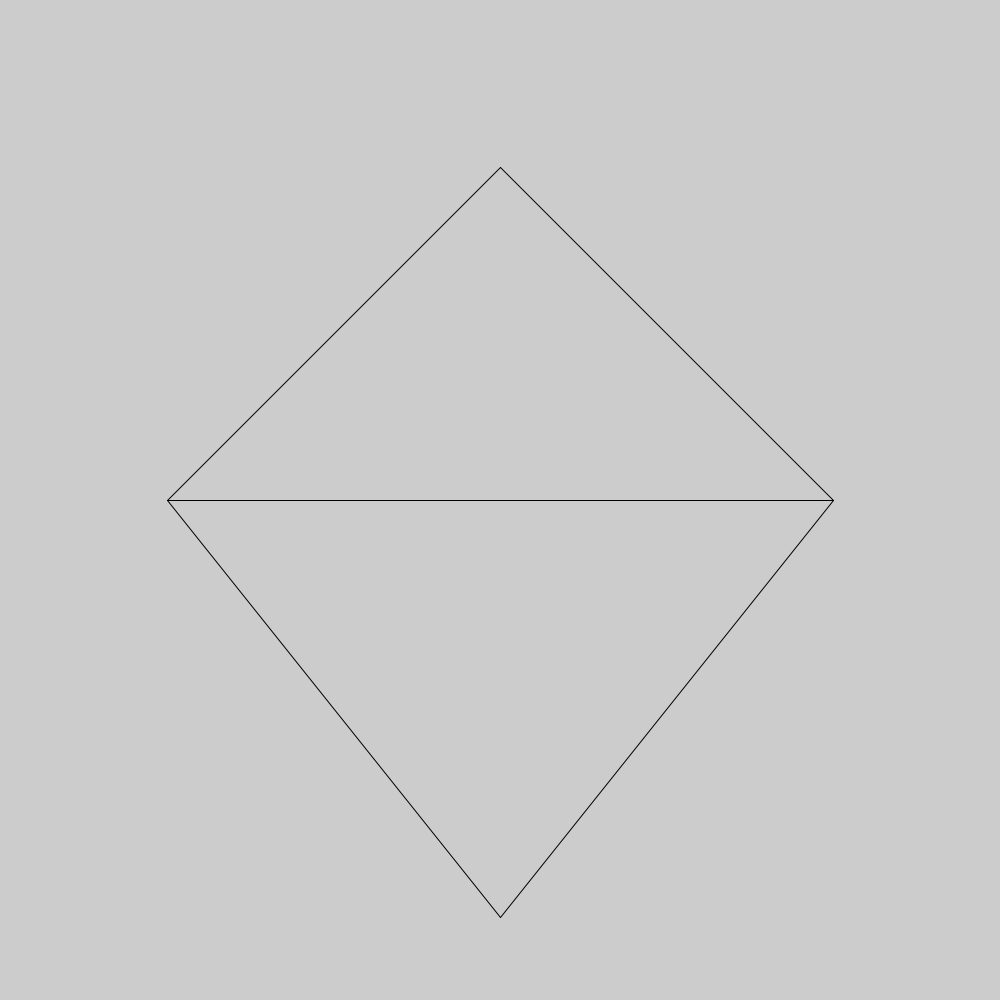
Frame 1 (no input)
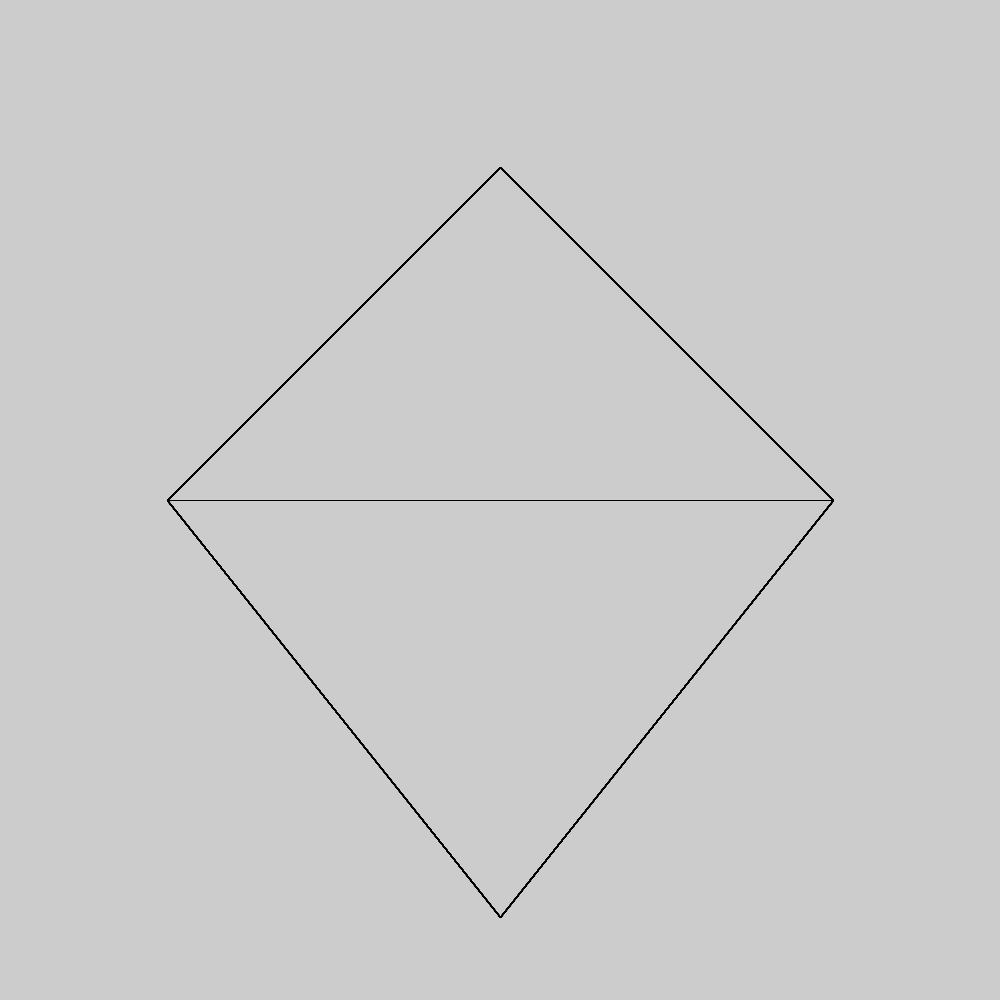
Frame 60 (the mouse pressed at the canvas centre just before this capture)
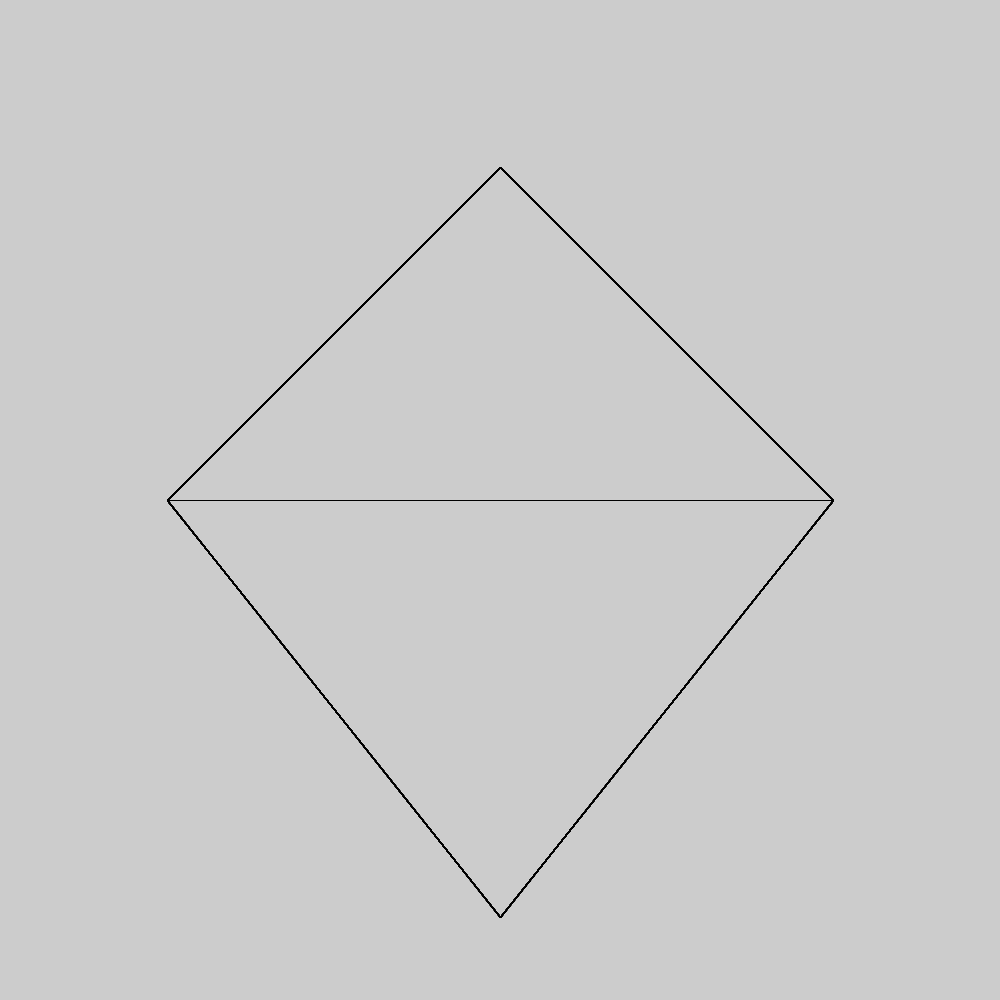
Frame 120 (the mouse held since frame 60 and released just before this capture)

The Processing sketch that drew these frames (run headless with seeded random() and noise(); from frame 60 on, the mouse is pressed at the canvas centre):

// Processing sketch: triangles
// ── triangles.pde
//TROP DUR POUR MOI POUR LE MOMENT

float[] originTriangle = {(1000 / 2 - 1000/3), (1000/2 - 1000/3), (1000/2 + 1000/3)};
float[] origin = {1000/2, 1000/2};

void setup()
{
  size(1000,1000);
}

void draw()
{
  drawFirstTriangle();
  drawTriangleSymetric();
}

void drawFirstTriangle()
{
  line(origin[0], originTriangle[0], originTriangle[2], origin[1]); 
  line(originTriangle[1], origin[1], origin[0], originTriangle[0]);
  line(originTriangle[1], origin[1], originTriangle[2], origin[1]);
}

void drawTriangleSymetric()
{
    line(origin[0], 1.5 * origin[1] + originTriangle[0], originTriangle[2], origin[1]); 
    line(originTriangle[1], origin[1], origin[0], 1.5 * origin[1] + originTriangle[0]);
    line(originTriangle[1], origin[1], originTriangle[2], origin[1]);
}
